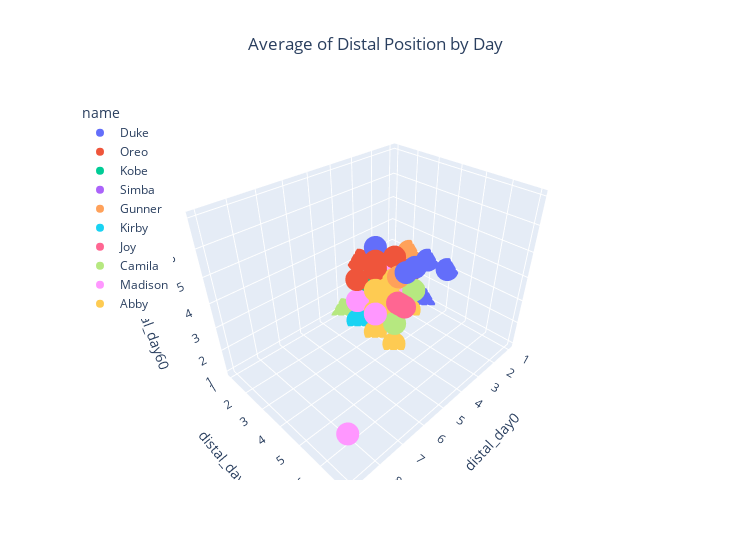

Write notebook code for a chart like this one.
### Code cell
#check plot 
fig = px.scatter_3d(treat_modified_df, 
                    x="distal_day0", 
                    y="distal_day30", 
                    z="distal_day60", 
                    hover_name ="name", 
                    color = treat_modified_df.name, 
                    color_continuous_scale=px.colors.sequential.ice,
                    title = "Average of Distal Position by Day",
                    width=750)
fig.update_layout(legend=dict(x=0,y=1), title_x=0.5)
fig.show()

### Figure 1 — Plotly figure (JSON) as saved in the notebook; plotly's stock layout.template omitted (floating-point values rounded to 4 significant figures)
{"data": [{"hovertemplate": "<b>%{hovertext}</b><br><br>name=Duke<br>distal_day0=%{x}<br>distal_day30=%{y}<br>distal_day60=%{z}<extra></extra>", "hovertext": ["Duke", "Duke", "Duke", "Duke", "Duke", "Duke", "Duke", "Duke", "Duke", "Duke", "Duke", "Duke", "Duke", "Duke", "Duke", "Duke", "Duke", "Duke", "Duke", "Duke", "Duke", "Duke", "Duke", "Duke", "Duke", "Duke", "Duke", "Duke", "Duke", "Duke", "Duke", "Duke", "Duke", "Duke", "Duke", "Duke", "Duke", "Duke", "Duke", "Duke", "Duke", "Duke"], "legendgroup": "Duke", "marker": {"color": "#636efa", "symbol": "circle"}, "mode": "markers", "name": "Duke", "scene": "scene", "showlegend": true, "type": "scatter3d", "x": [1, 2, 1, 3, 3, 2, 4, 2, 3, 2, 1, 2, 1, 4, 2, 2, 1, 2, 2, 1, 2, 2, 1, 7, 3, 1, 2, 4, 3, 3, 4, 1, 3, 3, 3, 1, 1, 3, 3, 2, 3, 1], "y": [1, 1, 3, 3, 2, 2, 3, 2, 1, 2, 1, 1, 1, 4, 2, 2, 3, 2, 2, 1, 1, 1, 1, 7, 3, 1, 2, 3, 3, 4, 4, 4, 4, 4, 2, 3, 1, 3, 3, 1, 4, 1], "z": [1, 2, 3, 2, 2, 1, 3, 1, 2, 3, 2, 1, 1, 4, 2, 2, 3, 1, 2, 2, 1, 2, 1, 7, 2, 1, 2, 2, 3, 3, 2, 3, 3, 4, 4, 1, 2, 2, 3, 1, 3, 1]}, {"hovertemplate": "<b>%{hovertext}</b><br><br>name=Oreo<br>distal_day0=%{x}<br>distal_day30=%{y}<br>distal_day60=%{z}<extra></extra>", "hovertext": ["Oreo", "Oreo", "Oreo", "Oreo", "Oreo", "Oreo", "Oreo", "Oreo", "Oreo", "Oreo", "Oreo", "Oreo", "Oreo", "Oreo", "Oreo", "Oreo", "Oreo", "Oreo", "Oreo", "Oreo", "Oreo", "Oreo", "Oreo", "Oreo", "Oreo", "Oreo", "Oreo", "Oreo", "Oreo", "Oreo", "Oreo", "Oreo", "Oreo", "Oreo", "Oreo", "Oreo", "Oreo", "Oreo", "Oreo", "Oreo", "Oreo", "Oreo"], "legendgroup": "Oreo", "marker": {"color": "#EF553B", "symbol": "circle"}, "mode": "markers", "name": "Oreo", "scene": "scene", "showlegend": true, "type": "scatter3d", "x": [1, 2, 3, 3, 2, 2, 3, 1, 2, 4, 2, 2, 1, 4, 2, 2, 2, 3, 2, 1, 1, 2, 2, 6, 2, 1, 2, 3, 4, 3, 3, 4, 4, 4, 3, 3, 2, 2, 3, 3, 2, 1], "y": [2, 3, 3, 1, 1, 1, 2, 1, 2, 2, 2, 1, 1, 3, 2, 2, 2, 3, 2, 2, 1, 3, 1, 5, 2, 1, 1, 3, 3, 3, 3, 3, 4, 3, 3, 3, 1, 1, 3, 2, 2, 1], "z": [2, 3, 2, 3, 3, 2, 3, 1, 2, 3, 1, 1, 1, 4, 2, 2, 3, 2, 2, 1, 1, 2, 3, 6, 1, 2, 1, 3, 3, 3, 3, 3, 3, 4, 4, 2, 3, 1, 2, 2, 1, 1]}, {"hovertemplate": "<b>%{hovertext}</b><br><br>name=Kobe<br>distal_day0=%{x}<br>distal_day30=%{y}<br>distal_day60=%{z}<extra></extra>", "hovertext": ["Kobe", "Kobe", "Kobe", "Kobe", "Kobe", "Kobe", "Kobe", "Kobe", "Kobe", "Kobe", "Kobe", "Kobe", "Kobe", "Kobe", "Kobe", "Kobe", "Kobe", "Kobe", "Kobe", "Kobe", "Kobe", "Kobe", "Kobe", "Kobe", "Kobe", "Kobe", "Kobe", "Kobe", "Kobe", "Kobe", "Kobe", "Kobe", "Kobe", "Kobe", "Kobe", "Kobe", "Kobe", "Kobe", "Kobe", "Kobe", "Kobe"], "legendgroup": "Kobe", "marker": {"color": "#00cc96", "symbol": "circle"}, "mode": "markers", "name": "Kobe", "scene": "scene", "showlegend": true, "type": "scatter3d", "x": [2, 3, 3, 3, 3, 2, 3, 1, 3, 2, 3, 3, 2, 3, 3, 3, 4, 4, 3, 3, 2, 4, 3, 3, 3, 2, 3, 3, 3, 3, 2, 2, 4, 4, 3, 3, 3, 3, 3, 3, 1], "y": [2, 3, 3, 3, 1, 1, 2, 1, 3, 2, 3, 3, 1, 3, 3, 2, 3, 2, 3, 2, 2, 3, 3, 3, 3, 2, 3, 3, 3, 3, 2, 2, 3, 4, 3, 2, 3, 3, 3, 3, 1], "z": [1, 3, 1, 3, 2, 2, 2, 1, 3, 2, 2, 1, 1, 3, 2, 2, 1, 2, 3, 2, 1, 3, 2, 3, 1, 2, 3, 3, 2, 2, 2, 2, 3, 3, 3, 1, 3, 3, 2, 3, 1]}, {"hovertemplate": "<b>%{hovertext}</b><br><br>name=Simba<br>distal_day0=%{x}<br>distal_day30=%{y}<br>distal_day60=%{z}<extra></extra>", "hovertext": ["Simba", "Simba", "Simba", "Simba", "Simba", "Simba", "Simba", "Simba", "Simba", "Simba", "Simba", "Simba", "Simba", "Simba", "Simba", "Simba", "Simba", "Simba", "Simba", "Simba", "Simba", "Simba", "Simba", "Simba", "Simba", "Simba", "Simba", "Simba", "Simba", "Simba", "Simba", "Simba", "Simba", "Simba", "Simba", "Simba", "Simba", "Simba"], "legendgroup": "Simba", "marker": {"color": "#ab63fa", "symbol": "circle"}, "mode": "markers", "name": "Simba", "scene": "scene", "showlegend": true, "type": "scatter3d", "x": [2, 3, 1, 2, 4, 3, 3, 3, 2, 2, 1, 4, 5, 3, 4, 3, 5, 2, 2, 2, 3, 2, 2, 1, 4, 3, 3, 3, 2, 3, 3, 4, 3, 5, 4, 3, 3, 5], "y": [1, 3, 1, 1, 4, 1, 3, 2, 1, 2, 1, 3, 4, 3, 4, 2, 4, 2, 2, 2, 3, 2, 2, 1, 4, 3, 3, 2, 2, 3, 3, 2, 3, 4, 3, 3, 3, 4], "z": [1, 3, 1, 2, 3, 1, 1, 2, 1, 1, 1, 3, 4, 2, 4, 2, 4, 2, 2, 2, 3, 2, 2, 1, 2, 2, 2, 1, 2, 2, 2, 2, 2, 4, 2, 3, 3, 4]}, {"hovertemplate": "<b>%{hovertext}</b><br><br>name=Gunner<br>distal_day0=%{x}<br>distal_day30=%{y}<br>distal_day60=%{z}<extra></extra>", "hovertext": ["Gunner", "Gunner", "Gunner", "Gunner", "Gunner", "Gunner", "Gunner", "Gunner", "Gunner", "Gunner", "Gunner", "Gunner", "Gunner", "Gunner", "Gunner", "Gunner", "Gunner", "Gunner", "Gunner", "Gunner", "Gunner", "Gunner", "Gunner", "Gunner", "Gunner", "Gunner", "Gunner", "Gunner", "Gunner", "Gunner", "Gunner", "Gunner", "Gunner", "Gunner", "Gunner", "Gunner", "Gunner", "Gunner", "Gunner", "Gunner", "Gunner", "Gunner"], "legendgroup": "Gunner", "marker": {"color": "#FFA15A", "symbol": "circle"}, "mode": "markers", "name": "Gunner", "scene": "scene", "showlegend": true, "type": "scatter3d", "x": [1, 2, 2, 2, 2, 1, 2, 1, 4, 3, 2, 2, 1, 4, 4, 3, 3, 3, 4, 2, 1, 3, 3, 4, 3, 2, 3, 3, 3, 2, 3, 5, 3, 5, 3, 3, 1, 3, 4, 2, 2, 1], "y": [1, 2, 3, 3, 3, 2, 2, 1, 3, 2, 2, 2, 1, 3, 4, 2, 3, 3, 4, 1, 1, 3, 3, 4, 3, 1, 3, 3, 2, 2, 1, 5, 3, 4, 3, 2, 1, 3, 4, 2, 2, 1], "z": [1, 3, 2, 2, 2, 3, 2, 1, 2, 2, 2, 1, 1, 3, 4, 2, 3, 2, 3, 1, 1, 2, 3, 3, 2, 1, 2, 3, 2, 2, 1, 5, 2, 3, 3, 2, 1, 2, 3, 2, 1, 2]}, {"hovertemplate": "<b>%{hovertext}</b><br><br>name=Kirby<br>distal_day0=%{x}<br>distal_day30=%{y}<br>distal_day60=%{z}<extra></extra>", "hovertext": ["Kirby", "Kirby", "Kirby", "Kirby", "Kirby", "Kirby", "Kirby", "Kirby", "Kirby", "Kirby", "Kirby", "Kirby", "Kirby", "Kirby", "Kirby", "Kirby", "Kirby", "Kirby", "Kirby", "Kirby", "Kirby", "Kirby", "Kirby", "Kirby", "Kirby", "Kirby", "Kirby", "Kirby", "Kirby", "Kirby", "Kirby", "Kirby", "Kirby", "Kirby", "Kirby", "Kirby", "Kirby", "Kirby", "Kirby", "Kirby", "Kirby", "Kirby"], "legendgroup": "Kirby", "marker": {"color": "#19d3f3", "symbol": "circle"}, "mode": "markers", "name": "Kirby", "scene": "scene", "showlegend": true, "type": "scatter3d", "x": [1, 2, 4, 4, 2, 1, 3, 2, 3, 2, 3, 3, 1, 4, 3, 3, 3, 2, 2, 1, 1, 1, 2, 3, 1, 1, 3, 3, 5, 4, 4, 3, 4, 4, 4, 3, 1, 2, 5, 2, 1, 1], "y": [1, 2, 3, 3, 1, 1, 2, 2, 3, 1, 2, 3, 1, 4, 1, 2, 3, 1, 2, 1, 1, 1, 2, 3, 1, 1, 1, 3, 4, 3, 3, 2, 4, 3, 2, 3, 1, 1, 4, 1, 1, 1], "z": [2, 1, 2, 3, 1, 1, 2, 1, 2, 1, 1, 2, 2, 2, 1, 1, 2, 1, 2, 1, 1, 1, 1, 3, 1, 1, 1, 2, 4, 3, 3, 2, 4, 3, 1, 1, 1, 1, 4, 1, 1, 1]}, {"hovertemplate": "<b>%{hovertext}</b><br><br>name=Joy<br>distal_day0=%{x}<br>distal_day30=%{y}<br>distal_day60=%{z}<extra></extra>", "hovertext": ["Joy", "Joy", "Joy", "Joy", "Joy", "Joy", "Joy", "Joy", "Joy", "Joy", "Joy", "Joy", "Joy", "Joy", "Joy", "Joy", "Joy", "Joy", "Joy", "Joy", "Joy", "Joy", "Joy", "Joy", "Joy", "Joy", "Joy", "Joy", "Joy", "Joy", "Joy", "Joy", "Joy", "Joy", "Joy", "Joy", "Joy", "Joy", "Joy", "Joy", "Joy"], "legendgroup": "Joy", "marker": {"color": "#FF6692", "symbol": "circle"}, "mode": "markers", "name": "Joy", "scene": "scene", "showlegend": true, "type": "scatter3d", "x": [2, 2, 1, 4, 3, 3, 3, 1, 2, 1, 1, 2, 1, 3, 2, 4, 4, 1, 2, 2, 7, 3, 5, 3, 4, 1, 3, 3, 4, 2, 3, 3, 4, 3, 1, 1, 1, 6, 2, 1, 1], "y": [2, 2, 1, 3, 3, 3, 3, 1, 2, 1, 1, 2, 1, 3, 1, 3, 2, 2, 1, 2, 7, 3, 5, 3, 3, 1, 3, 2, 4, 2, 3, 3, 4, 3, 1, 1, 1, 6, 2, 1, 1], "z": [1, 2, 1, 3, 2, 3, 1, 1, 1, 1, 1, 1, 1, 3, 2, 3, 2, 2, 2, 2, 6, 2, 4, 3, 3, 1, 2, 1, 3, 1, 3, 2, 2, 3, 1, 1, 1, 5, 1, 1, 1]}, {"hovertemplate": "<b>%{hovertext}</b><br><br>name=Camila<br>distal_day0=%{x}<br>distal_day30=%{y}<br>distal_day60=%{z}<extra></extra>", "hovertext": ["Camila", "Camila", "Camila", "Camila", "Camila", "Camila", "Camila", "Camila", "Camila", "Camila", "Camila", "Camila", "Camila", "Camila", "Camila", "Camila", "Camila", "Camila", "Camila", "Camila", "Camila", "Camila", "Camila", "Camila", "Camila", "Camila", "Camila", "Camila", "Camila", "Camila", "Camila", "Camila", "Camila", "Camila", "Camila", "Camila", "Camila", "Camila", "Camila", "Camila", "Camila", "Camila"], "legendgroup": "Camila", "marker": {"color": "#B6E880", "symbol": "circle"}, "mode": "markers", "name": "Camila", "scene": "scene", "showlegend": true, "type": "scatter3d", "x": [1, 3, 1, 3, 2, 2, 3, 1, 4, 3, 1, 2, 1, 4, 3, 2, 3, 3, 3, 1, 2, 2, 4, 4, 3, 3, 3, 3, 4, 3, 3, 3, 4, 4, 4, 3, 3, 3, 4, 2, 1, 1], "y": [1, 4, 1, 3, 1, 2, 3, 1, 1, 3, 1, 1, 1, 3, 2, 1, 2, 2, 2, 1, 2, 2, 3, 4, 3, 2, 2, 1, 3, 3, 1, 3, 3, 3, 4, 3, 3, 3, 4, 1, 1, 1], "z": [1, 3, 1, 1, 1, 2, 3, 1, 1, 1, 1, 1, 1, 3, 1, 1, 2, 2, 1, 1, 2, 2, 3, 3, 1, 2, 2, 1, 3, 1, 1, 2, 3, 1, 2, 1, 2, 2, 3, 1, 1, 1]}, {"hovertemplate": "<b>%{hovertext}</b><br><br>name=Madison<br>distal_day0=%{x}<br>distal_day30=%{y}<br>distal_day60=%{z}<extra></extra>", "hovertext": ["Madison", "Madison", "Madison", "Madison", "Madison", "Madison", "Madison", "Madison", "Madison", "Madison", "Madison", "Madison", "Madison", "Madison", "Madison", "Madison", "Madison", "Madison", "Madison", "Madison", "Madison", "Madison", "Madison", "Madison", "Madison", "Madison", "Madison", "Madison", "Madison", "Madison", "Madison", "Madison", "Madison", "Madison", "Madison", "Madison", "Madison", "Madison", "Madison", "Madison", "Madison", "Madison"], "legendgroup": "Madison", "marker": {"color": "#FF97FF", "symbol": "circle"}, "mode": "markers", "name": "Madison", "scene": "scene", "showlegend": true, "type": "scatter3d", "x": [1, 2, 2, 2, 2, 2, 4, 1, 4, 2, 3, 2, 1, 4, 2, 2, 3, 4, 3, 2, 3, 3, 3, 5, 3, 3, 3, 4, 4, 4, 2, 3, 3, 4, 4, 1, 3, 3, 9, 4, 2, 1], "y": [1, 2, 3, 3, 3, 2, 2, 1, 3, 2, 1, 1, 1, 4, 1, 2, 2, 4, 2, 1, 2, 2, 3, 4, 3, 3, 2, 4, 4, 3, 2, 3, 3, 4, 4, 1, 3, 3, 7, 3, 2, 1], "z": [1, 3, 2, 2, 2, 2, 2, 1, 1, 1, 1, 1, 1, 4, 1, 1, 2, 4, 2, 1, 1, 2, 2, 3, 2, 2, 2, 3, 3, 3, 1, 3, 3, 3, 4, 1, 3, 2, 3, 3, 2, 1]}, {"hovertemplate": "<b>%{hovertext}</b><br><br>name=Abby<br>distal_day0=%{x}<br>distal_day30=%{y}<br>distal_day60=%{z}<extra></extra>", "hovertext": ["Abby", "Abby", "Abby", "Abby", "Abby", "Abby", "Abby", "Abby", "Abby", "Abby", "Abby", "Abby", "Abby", "Abby", "Abby", "Abby", "Abby", "Abby", "Abby", "Abby", "Abby", "Abby", "Abby", "Abby", "Abby", "Abby", "Abby", "Abby", "Abby", "Abby", "Abby", "Abby", "Abby", "Abby", "Abby", "Abby", "Abby", "Abby", "Abby", "Abby", "Abby", "Abby"], "legendgroup": "Abby", "marker": {"color": "#FECB52", "symbol": "circle"}, "mode": "markers", "name": "Abby", "scene": "scene", "showlegend": true, "type": "scatter3d", "x": [2, 2, 2, 3, 3, 2, 4, 2, 3, 2, 2, 3, 1, 4, 2, 1, 3, 2, 3, 3, 2, 3, 3, 5, 3, 2, 2, 4, 3, 3, 4, 3, 3, 4, 4, 3, 2, 2, 4, 2, 3, 1], "y": [1, 3, 1, 1, 2, 2, 4, 1, 2, 2, 2, 2, 1, 4, 1, 1, 3, 1, 2, 2, 2, 2, 3, 4, 2, 1, 1, 3, 3, 2, 4, 3, 3, 3, 4, 2, 1, 2, 3, 2, 3, 1], "z": [2, 1, 1, 1, 2, 2, 4, 1, 1, 2, 1, 1, 1, 4, 2, 1, 3, 2, 2, 1, 2, 2, 2, 4, 1, 1, 1, 1, 1, 2, 1, 2, 2, 2, 3, 1, 1, 1, 2, 1, 2, 1]}], "layout": {"legend": {"title": {"text": "name"}, "tracegroupgap": 0, "x": 0, "y": 1}, "scene": {"domain": {"x": [0, 1], "y": [0, 1]}, "xaxis": {"title": {"text": "distal_day0"}}, "yaxis": {"title": {"text": "distal_day30"}}, "zaxis": {"title": {"text": "distal_day60"}}}, "title": {"text": "Average of Distal Position by Day", "x": 0.5}, "width": 750}}
